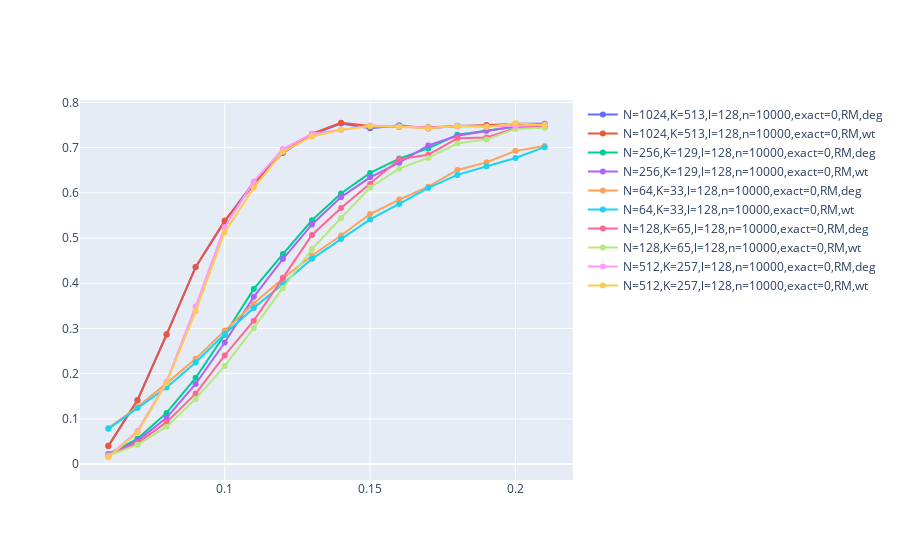

Source (notebook cell):
### Code cell
fig = go.Figure()

for x,y in data_dict.items():
    if ('PW' in x):
        continue
    fig.add_trace(go.Scatter(x=y[0], y=y[1], mode='lines+markers', name=x))

fig.show()
